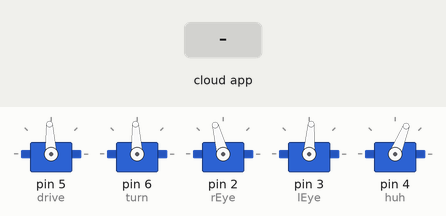
Recording of a sketch running on a simulated Arduino Uno, built with avr-gcc and run on an emulated ATmega328P. Shown: 5 × servo. The test bench sets the inputs (shaded band). The ROS host is connected and sends only what is stated.

Above: at 5.7 s.
5.8 s: the phone or cloud app sets motor to 0
At 7.3 s:
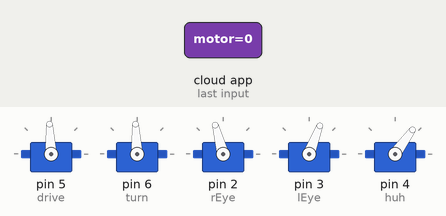
8.3 s: the phone or cloud app sets motor to 72
At 10.5 s:
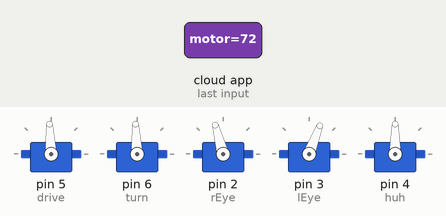
11.0 s: the phone or cloud app sets motor to 77
At 13.4 s:
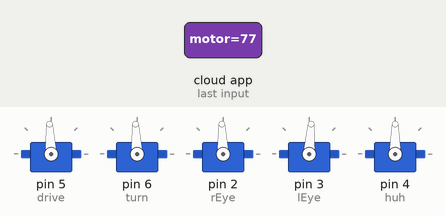
14.5 s: the phone or cloud app sets motor to 78
At 16.9 s:
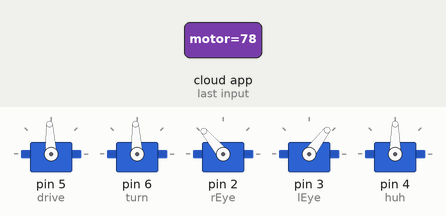
18.0 s: the phone or cloud app sets motor to 77
At 20.8 s:
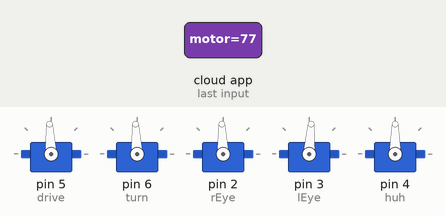
Timing chart, 0 to 22.3 s (numbered marks = the images above; inputs shaded):
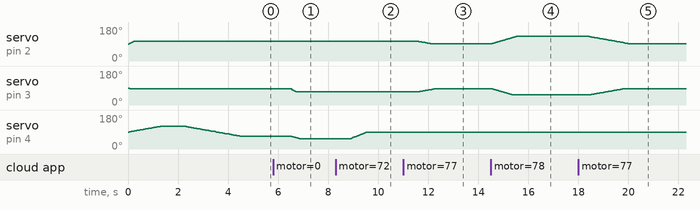

Measured:
- after the input at 5.8 s, servo on pin 3 (lEye): moves from 86° to 69° over 0.20 s, starting after 0.73 s; servo on pin 4 (huh): moves from 68° to 54° over 0.34 s, starting after 0.73 s
- after the input at 8.3 s, servo on pin 4 (huh): moves from 54° to 90° over 0.64 s, starting after 0.59 s
- after the input at 11.0 s, servo on pin 2 (rEye): moves from 105° to 92° over 0.50 s, starting after 0.58 s; servo on pin 3 (lEye): moves from 69° to 86° over 0.68 s, starting after 0.58 s
- after the input at 14.5 s, servo on pin 2 (rEye): moves from 92° to 130° over 0.96 s, starting after 0.06 s; servo on pin 3 (lEye): moves from 86° to 53° over 0.82 s, starting after 0.06 s
- after the input at 18.0 s, servo on pin 2 (rEye): moves from 130° to 92° over 1.5 s, starting after 0.43 s; servo on pin 3 (lEye): moves from 53° to 86° over 1.4 s, starting after 0.43 s

The sketch:

ros_servo_mixed_control_withExpressions.ino
```cpp
/* switch statement with serial input, responds to i,j,k,l
Uses ROSserial to commuicate
*/
//#if (ARDUINO >= 100)
// #include <Arduino.h>
//#else
// #include <WProgram.h>
//#endif

#include <VarSpeedServo.h>
#include <ros.h>
#include <std_msgs/Char.h>
#include <std_msgs/String.h>

ros::NodeHandle nh; //init rosNode

std_msgs::String str_msg; //create string msgs
ros::Publisher driveComms("driveComms", &str_msg); //declare publisher

VarSpeedServo rEye;
VarSpeedServo lEye;
VarSpeedServo huh;
VarSpeedServo drive;
VarSpeedServo turn;

int pos = 0;    // variable to store the servo position
char inByte;    //init inByte

//init all the strings to be published in the state machine
//strings are not stored inside a message instance; instead an unsigned char is stored
//so when publishing, you must store the string data elsewhere and set the pointer
//this is what we're doing below.
char forwards[9] = "forwards";
char waiting[8]  = "waiting";
char left[5]     = "left";
char right[6]    = "right";
char stopped[5]  = "stop";
char happy[6]    = "happy";
char sad[4]      = "sad";
char whoa[5]     = "whoa";
void motor_cb(const std_msgs::Char& cmd_msg){ //ROS callback funct
  //inByte =(cmd_msg.data); //get command to put into state machine
      //state machine that responds to char recieved
    //single quotes tell controller to get ASCII value
    //eg. 'a'=97
  switch(cmd_msg.data){
  case 72: //'h' = 72
    str_msg.data = happy;
    rEye.write(105,40,false);
    lEye.write(69,40,false);
    huh.write(90,35,true);
    break;
  case 77: // 'm' = 77
    str_msg.data = sad;
    rEye.write(92,15,false);
    lEye.write(86,15,false);
    huh.write(90,10,true);
    break;
  case 78: // 'n' = 78
    str_msg.data = whoa;
    rEye.write(130,25,false);
    lEye.write(53,25,true);
    break;
  case 73: //val of 'i' is 73
    str_msg.data = forwards;
    drive.writeMicroseconds(1350);
    turn.writeMicroseconds(1500);
    break;
  case 74: //val of 'j' is 74
    str_msg.data = left;
    turn.writeMicroseconds(1350);
    break;
  case 76: //val of 'l' is 76
    str_msg.data = right;
    turn.writeMicroseconds(1585);
    break;
  case 75: //val of k is 75
    str_msg.data = stopped;
    turn.writeMicroseconds(1500);
    drive.writeMicroseconds(1500);
    break;
  default:
    str_msg.data = waiting;
    turn.writeMicroseconds(1500);
    drive.writeMicroseconds(1500);
    rEye.write(105,45,false);
    lEye.write(69,45,false);
    huh.write(54,25,true);

  }
}

ros::Subscriber<std_msgs::Char> sub("motor", motor_cb);

void setup(){
  nh.initNode();
  nh.subscribe(sub);
  nh.advertise(driveComms);
  drive.attach(5);  // Fwd/back motion controlled by pin 5 to S1
  turn.attach(6);  // turning motion controlled by pin 6 to S2
  drive.writeMicroseconds(1500); //initialize drive
  turn.writeMicroseconds(1500); //init turn
  rEye.attach(2);
  rEye.write(105,40,false); //set init pos at slow speed, running in background
  lEye.attach(3);
  lEye.write(86,40,false); //set init pos at slow speed, running in background.
  huh.attach(4);
  huh.write(90,40,true);
  huh.write(120,15,true); //set init pos at slow speed, wait until done.
  delay(1000);
  huh.write(68,15,true);
}

void loop(){
  nh.spinOnce();
  driveComms.publish(&str_msg);
  delay(1000);

}
```
